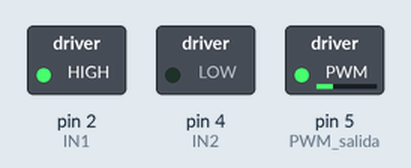
This sketch was run on a simulated Arduino Uno, built with avr-gcc and run on an emulated ATmega328P. On the bench: switched loads named in the sketch (green lamp = pin HIGH).

Above: at 0.1 s.
Timing chart, 0 to 1.6 s (numbered marks = the images above):
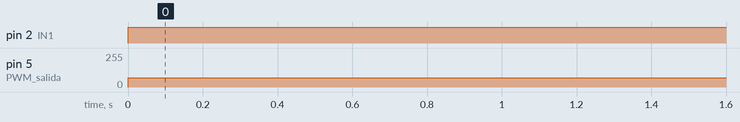

Measured:
- by itself, pin 2 (IN1): LOW → HIGH at 0.00 s
- by itself, pin 5 (PWM_salida): 0/255 → 70/255 at 0.00 s

The sketch:

5Solo_Motores.ino
```cpp
int IN1 = 2;
int IN2 = 4;
int PWM_salida = 5;

void setup() {
  pinMode( IN1, OUTPUT );
  pinMode( IN2, OUTPUT );
  pinMode(PWM_salida, OUTPUT);

}

void loop() {
  analogWrite(PWM_salida,70);
  digitalWrite(IN1, HIGH);
  digitalWrite(IN2, LOW);


}
```
